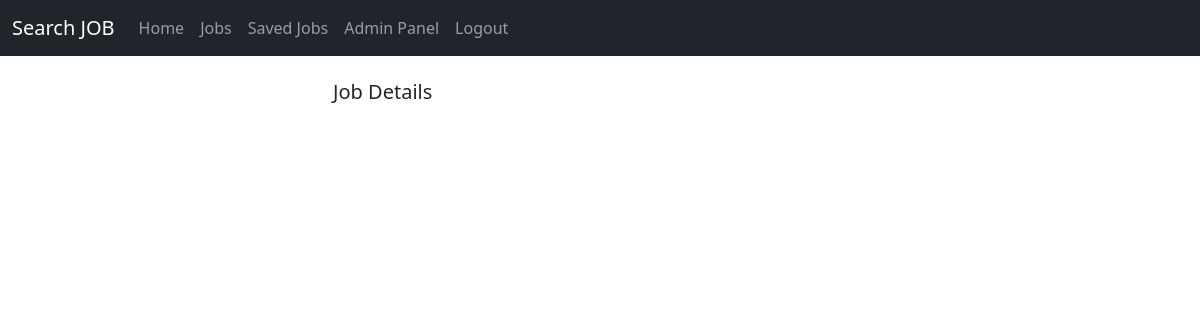
Page /applyjobhome/1/ (signed in) on the earlier database version.
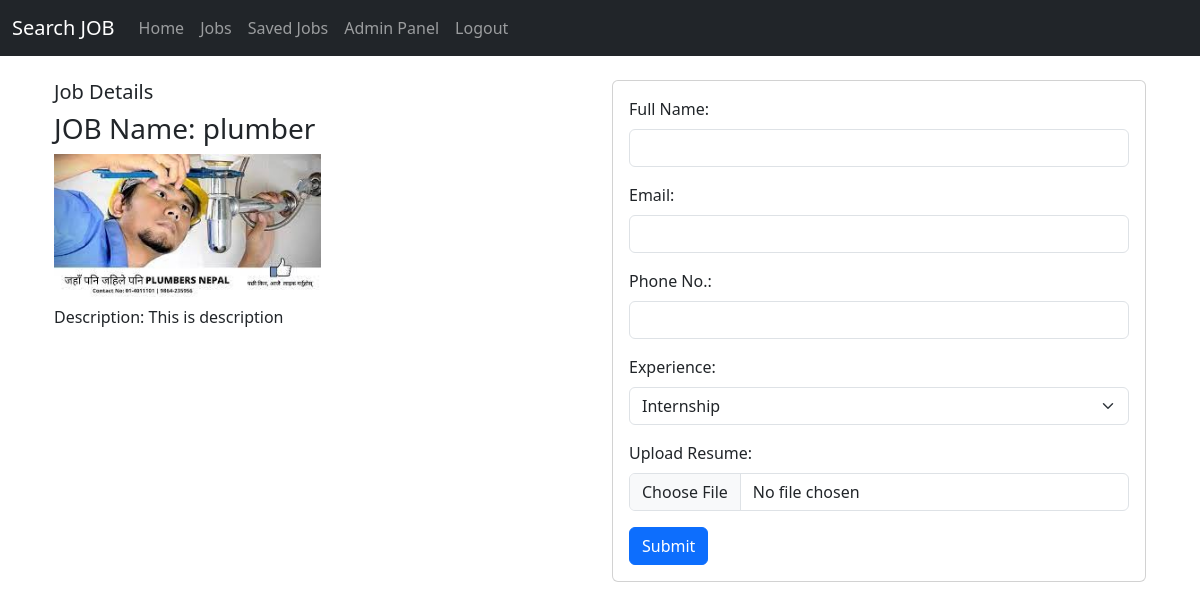
Same page on the later database version.
### jobportal/models.py (models this page shows, shortened)
class Job(models.Model):
    title = models.CharField(max_length=100)
    salary = models.CharField(max_length=100)
    description = models.TextField()
    photo = models.ImageField(upload_to='media', null=True, blank=True)
    location = models.CharField(max_length=100)

### jobportal/views.py (the view)
# urls.py: path('applyjobhome/<int:job_id>/',views.jobPortal_home_jobs,name='jobPortal_home_jobs'),  # user can apply the job from saved
def jobPortal_home_jobs(request, job_id):
    saveddata = Job.objects.filter(id=job_id)  # Assuming job_id is a field in the Job model
    context = {'data': saveddata}
    if not request.user.is_authenticated:
        messages.error(request, 'Please, login to apply for a job.')
        return redirect('loginPage')
    return render(request, 'applyjob.html', context)

### jobportal/templates/applyjob.html (shortened to what this page needs)
{% extends 'base.html' %}
{% block content %}
<div class="container ">
    <div class="row justify-content-center">
        <div class="col-md-6">
            <h5>Job Details</h5>
            {% for job in data %}
                <h3>JOB Name: {{ job.title }}</h3>
                <div class="col-md-6">
                    {% if job.photo %}
                    <img class="card-image img-fluid" " src=" {{ job.photo.url }}" alt="{{ job.title }}">
                    {% endif %}
                </div>
<div class="text-atart">Description: {{job.description}}</div>
            </div>
        <div class="col-md-6">
            <div class="card">
                <div class="card-body">
                    <form method="post" action="{% url 'applydata_submit' job.id %}" enctype="multipart/form-data">
                        <div class="mb-3">
                            <label for="fullname" class="form-label">Full Name:</label>
                            <input type="text" class="form-control" id="fullname" name="fullname" required>
                        </div>
                        <div class="mb-3">
                            <label for="email" class="form-label">Email:</label>
                            <input type="email" class="form-control" id="email" name="email" required>
                        </div>
                        <div class="mb-3">
                            <label for="phone" class="form-label">Phone No.:</label>
                            <input type="tel" class="form-control" id="phone" name="phone" pattern="[0-9]{10}"
                                title="Please enter a 10-digit phone number" required>
                        </div>
                        <div class="mb-3">
                            <label for="experience" class="form-label">Experience:</label>
                            <select class="form-select" id="experience" name="experience">
                                <option value="0yr">Internship</option>
                            </select>
                        </div>
                        <div class="mb-3">
                            <label for="resume" class="form-label">Upload Resume:</label>
                            <input type="file" class="form-control" id="resume" name="resume" accept=".pdf,.doc,.docx"
                                required>
                        </div>
                        <button type="submit" class="btn btn-primary">Submit</button>
                    </form>
                </div>
            </div>
        </div>
    </div>
</div>
{% endfor %}
{% endblock %}

Differences in the rows shown:
added Job: title "plumber", photo (picture), description "This is description"
